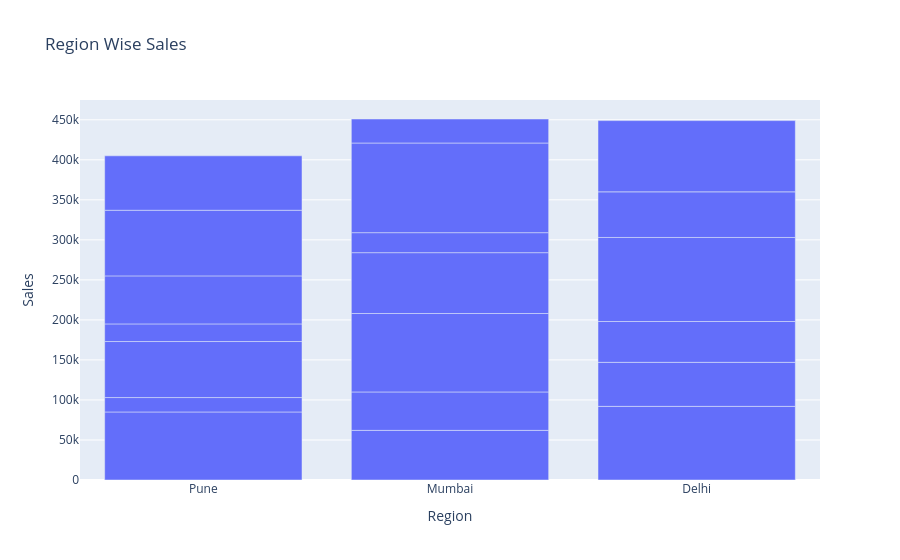

The notebook cell saved with this chart:
### Code cell
fig = px.bar(
    df,
    x="Region",
    y="Sales",
    title="Region Wise Sales"
)

fig.show()

### Figure 1 — Plotly figure (JSON) as saved in the notebook; plotly's stock layout.template omitted (floating-point values rounded to 4 significant figures)
{"data": [{"hovertemplate": "Region=%{x}<br>Sales=%{y}<extra></extra>", "legendgroup": "", "marker": {"color": "#636efa", "pattern": {"shape": ""}}, "name": "", "orientation": "v", "showlegend": false, "textposition": "auto", "type": "bar", "x": ["Pune", "Mumbai", "Pune", "Delhi", "Mumbai", "Pune", "Delhi", "Mumbai", "Pune", "Delhi", "Mumbai", "Pune", "Delhi", "Mumbai", "Pune", "Delhi", "Mumbai", "Pune", "Delhi", "Mumbai"], "xaxis": "x", "y": [85000, 62000, 18000, 92000, 48000, 70000, 55000, 98000, 22000, 51000, 76000, 60000, 105000, 25000, 82000, 57000, 112000, 68000, 89000, 30000], "yaxis": "y"}], "layout": {"barmode": "relative", "legend": {"tracegroupgap": 0}, "title": {"text": "Region Wise Sales"}, "xaxis": {"anchor": "y", "domain": [0, 1], "title": {"text": "Region"}}, "yaxis": {"anchor": "x", "domain": [0, 1], "title": {"text": "Sales"}}}}
